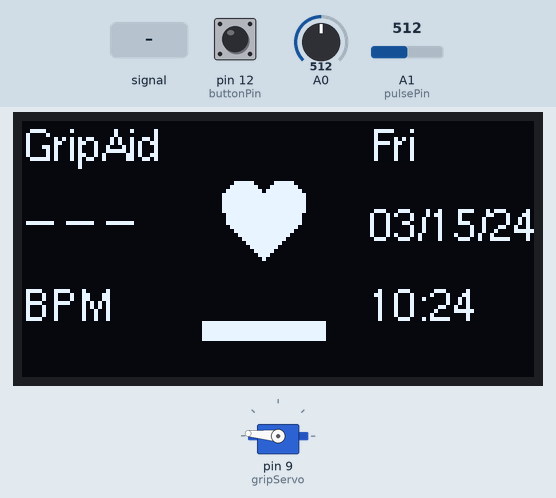
This sketch was run on a simulated Arduino Uno, built for the host (arithmetic inside an expression is 32-bit, double 64-bit). Parts: servo, 128×64 one-colour display. Wiring (inferred from the names in the program): DS3231 clock at I2C address 0x68. Inputs (shaded band) come from the test bench; at power-on: A0 = 512, pin 12 (buttonPin) LOW, A1 (pulsePin) = 512. The local clock reads 2024-03-15 10:24:30 at power-on unless the sketch sets it; what the sketch prints to the serial monitor is not drawn.

Above: at 3.6 s.
3.7 s: A0 set to 441
At 4.21 s:
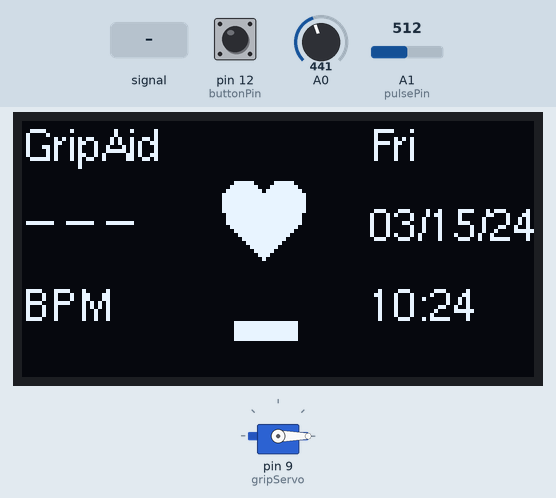
6.3 s: A0 set to 416
At 9.2 s:
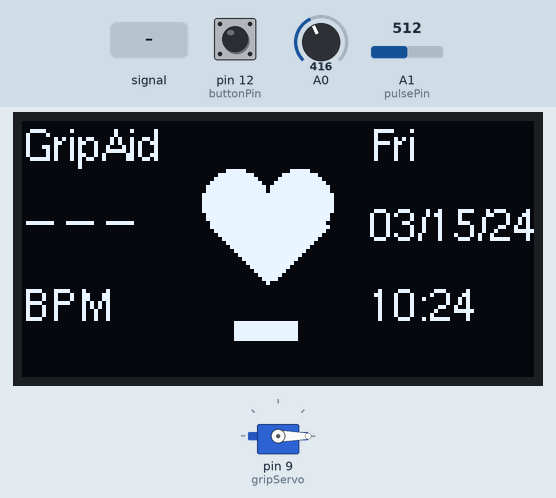
9.3 s: pin 12 (buttonPin) pulled HIGH for 0.15 s
At 9.9 s:
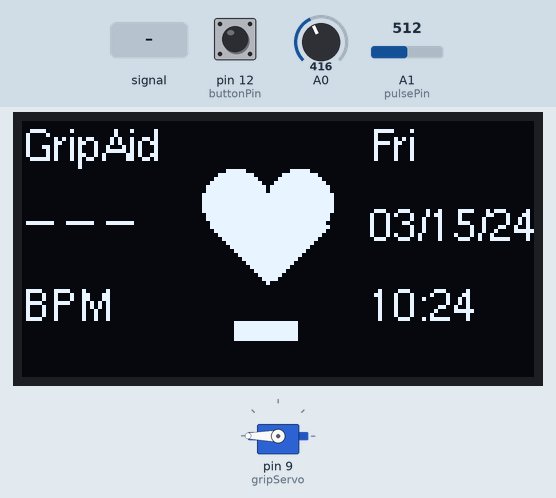
10.0 s: A1 (pulsePin) fed a 200 Hz sine of ±81 counts around its level
13.1 s: A1 (pulsePin) fed a 2 Hz sine of ±306 counts around its level
At 15.95 s:
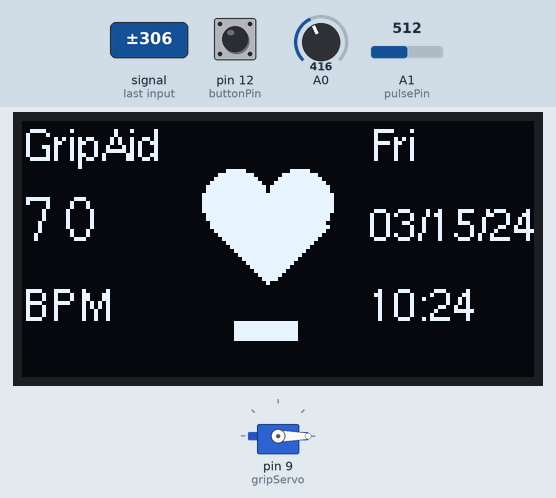
16.2 s: A1 (pulsePin) set to 490
At 17.7 s:
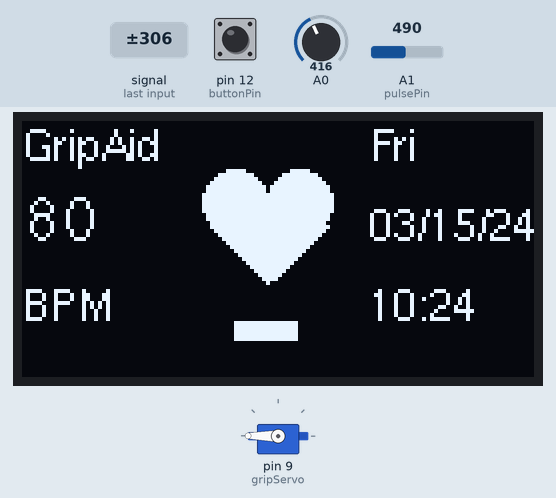
Timing chart, 0 to 19.2 s (numbered marks = the images above; inputs shaded):
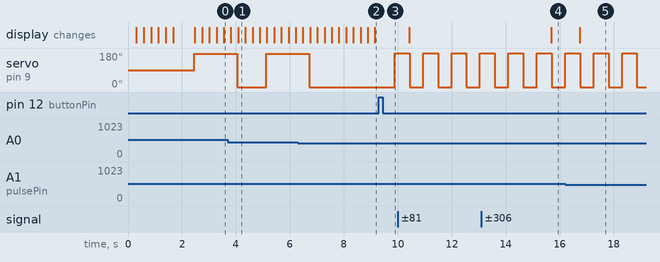

Measured:
- after the input at 3.7 s, servo on pin 9 (gripServo): 175° → 0° after 0.35 s, → 175° 1.1 s later; the display: first differs from a run without the input after 0.38 s (image 1)
- after the input at 6.3 s, servo on pin 9 (gripServo): 175° → 0° after 0.42 s; the display: first differs from a run without the input after 0.45 s (image 2 shows a later state)
- after the input at 9.3 s, servo on pin 9 (gripServo): 0° → 180° after 0.59 s
- after the input at 16.2 s, the display: changes after 0.54 s (image 5)

The sketch:

GripAid.ino
```cpp
#include <Servo.h>;
#include "U8glib.h"
#include "Wire.h"
#define DS3231_I2C_ADDRESS 0x68

Servo gripServo;
U8GLIB_SH1106_128X64 u8g(U8G_I2C_OPT_NONE);

 int xlength;
int flexVal;
String newBPM;
int pulsePin = A1;
boolean center = true;
int normalVal;


const int buttonPin = 12;
int ledState = HIGH;         // the current state of the output pin
int buttonState;             // the current reading from the input pin
int lastButtonState = LOW;   // the previous reading from the input pin
int reading;
// the following variables are unsigned longs because the time, measured in
// milliseconds, will quickly become a bigger number than can be stored in an int.
unsigned long lastDebounceTime = 0;  // the last time the output pin was toggled
unsigned long debounceDelay = 50;    // the debounce time; increase if the output flickers
//int blinkPin = LED_BUILTIN;


int bpm, sig, ibi=600, pulse=false, qs=false;

static bool debug = true;
bool manualState = false;

int bpmCache = 0;
int rate[10];
unsigned long sampleCounter = 0, lastBeatTime=0;
int P=512, T=512, thresh=525, amp=100;
boolean firstBeat = true, secondBeat = false;
bool drawBig = true;
bool flexAct = false;


//-----------------------------------------------------------
void setup() {
  // put your setup code here, to run once:
  Wire.begin();
  Serial.begin(9600);
  pinMode(A0,INPUT);
  pinMode(A1, INPUT);
  gripServo.attach(9);

  normalVal = analogRead(A0);
  Serial.println(normalVal);


  u8g.setRot180();
  u8g.setColorIndex(1); // pixel on
  u8g.setFont(u8g_font_unifont);
  interruptSetup();
  startupPage();

//  newBPM = String(random(80,90)).c_str();

}
const int beatThresh = 5;
int count = beatThresh - 1;
void loop() {
  // put your main code here, to run repeatedly:
  if (qs) {
    serialOutputOnBeat();
    qs = false;
  }
  count++;
  if (count == beatThresh) {
    drawBig = !drawBig;
    count = 0;
  }
  delay(20);


switchState();
//automatic();
//manual();
display();
//  Serial.print("Normal: ");
//  Serial.print(normalVal);
//  Serial.print("   ");
//  Serial.print("Flex: ");
//  Serial.println(flexVal);
}


//------------------------------------------------------------
void automatic()
{
  gripServo.write(0);
  delay(500);
  gripServo.write(180);
  delay(500);
}

unsigned long timeCache = 0;
int normMean = 0;
int normCount = 0;

void manual()
{

    unsigned long newTime = millis();
    Serial.println(newTime - timeCache);
    if (newTime - timeCache < 500) {
      return;
    }
    timeCache = newTime;
    flexVal = analogRead(A0);
    if (normCount < 5) {
      normMean += flexVal;
      normCount++;
    } else if (normCount == 5) {
      normMean /= 5;
      normalVal = normMean;
      normCount++;
    }
//  Serial.println(flexVal);

    if(flexVal < normalVal-50)
  {
    flexAct = false;
    gripServo.write(0);
  }
  else
  {
    flexAct = true;
    gripServo.write(175);
  }


}

void display()
{
    u8g.firstPage();
  do {
    draw();
  } while( u8g.nextPage() );

  if(flexVal > normalVal-60)
  {
    xlength = 90;
  }
  else
  {
    xlength = 40;
  }
}

void startupPage() {
  String text = "GripAid";
  for (int i = 0; i < 7; i++) {
    u8g.firstPage();
    String sub = text.substring(0, i + 1);
    do {
      u8g.drawStr(30, 30, sub.c_str());
      u8g.drawLine(30, 35, 40 + 8*i, 35);
    } while (u8g.nextPage());
//    Serial.println(sub);
    delay(250);
  }
  delay(500);
}

int beatCount = 0;
int beats[] = {0,0,0,0,0,0,0,0,0,0,0,0,0,0,0};

void draw()
{


  // graphic commands to redraw the complete screen should be placed here

//  u8g.drawStr( 0, 20, "Hello World!");
//    u8g.drawBox(10,10,xlength,20);

    if (qs) {
      if (bpm > 60 && bpm < 100) {
         bpmCache = bpm;
      }
    }
    u8g.setFont(u8g_font_helvR08);
    u8g.drawStr(0, 10, "GripAid");

    u8g.setFont(u8g_font_courR12);
    if (bpmCache == 0) {
      u8g.drawStr(0, 30, "---");
    } else {
      u8g.drawStr(0, 30, String(bpmCache).c_str());
    }

    u8g.setFont(u8g_font_helvR08);
    u8g.drawStr(0, 50, "BPM");

    if (drawBig) {
    u8g.drawDisc(53, 20, 8);
    u8g.drawDisc(69, 20, 8);
    u8g.drawBox(59, 20, 8, 8);
    u8g.drawTriangle(47, 26, 76, 26, 61, 40);
  } else {
    u8g.drawDisc(55, 20, 5);
    u8g.drawDisc(65, 20, 5);
    u8g.drawBox(60, 20, 5, 5);
    u8g.drawTriangle(51, 24, 69, 24, 60, 34);
  }

  if (flexAct) {
    u8g.drawBox(45, 50, 31, 5);
  } else {
    u8g.drawBox(53, 50, 16, 5);
  }
  byte second, minute, hour, dayOfWeek, dayOfMonth, month, year;
  readDS3231time(&second, &minute, &hour, &dayOfWeek, &dayOfMonth, &month,
                 &year);
  char* day = getDay(dayOfWeek);

  String sday = pad(dayOfMonth);
  String smonth = pad(month);
  String syear = pad(year);

  String shour = pad(hour);
  String smin = pad(minute);

  String dateStr = String(smonth + "/" + sday + "/" + syear);
  String timeStr = String(shour + ":" + smin);

  u8g.setFont(u8g_font_helvR08);
  u8g.drawStr(87, 10, day);
  u8g.drawStr(87, 30, dateStr.c_str());
  u8g.drawStr(87, 50, timeStr.c_str());

}

String pad(byte val) {
  String num = String(val);
  if (val < 10) {
    num = "0" + num;
  }
  return num;
}

char* getDay(int i) {
  char* days[] = {"","Sun", "Mon", "Tue", "Wed", "Thu", "Fri", "Sat"};
  return days[i];
}

void interruptSetup() {
  TCCR2A = 0x02;     // DISABLE PWM ON DIGITAL PINS 3 AND 11, AND GO INTO CTC MODE
  TCCR2B = 0x06;     // DON'T FORCE COMPARE, 256 PRESCALER
  OCR2A = 0X7C;      // SET THE TOP OF THE COUNT TO 124 FOR 500Hz SAMPLE RATE
  TIMSK2 = 0x02;     // ENABLE INTERRUPT ON MATCH BETWEEN TIMER2 AND OCR2A
  sei();
}

void serialOutputOnBeat() {
  if (debug) {
//    Serial.println("=== Heart beat detected! ===");
//    Serial.print("BPM: ");
//    Serial.println(bpm);
  }
  qs = true;
}

ISR(TIMER2_COMPA_vect) //triggered when Timer2 counts to 124
{
  cli();                                      // disable interrupts while we do this
  sig = analogRead(pulsePin);              // read the pulse Sensor
  sampleCounter += 2;                         // keep track of the time in mS with this variable
  int N = sampleCounter - lastBeatTime;       // monitor the time since the last beat to avoid noise
                                              //  find the peak and trough of the pulse wave
  if(sig < thresh && N > (ibi/5)*3) // avoid dichrotic noise by waiting 3/5 of last IBI
    {
      if (sig < T) // T is the trough
      {
        T = sig; // keep track of lowest point in pulse wave
      }
    }

  if(sig > thresh && sig > P)
    {          // thresh condition helps avoid noise
      P = sig;                             // P is the peak
    }                                        // keep track of highest point in pulse wave

  //  NOW IT'S TIME TO LOOK FOR THE HEART BEAT
  // sig surges up in value every time there is a pulse
  if (N > 250)
  {                                   // avoid high frequency noise
    if ( (sig > thresh) && (pulse == false) && (N > (ibi/5)*3) )
      {
        pulse = true;                               // set the pulse flag when we think there is a pulse
        //digitalWrite(blinkPin,HIGH);                // turn on pin 13 LED
        ibi = sampleCounter - lastBeatTime;         // measure time between beats in mS
        lastBeatTime = sampleCounter;               // keep track of time for next pulse

        if(secondBeat)
        {                        // if this is the second beat, if secondBeat == TRUE
          secondBeat = false;                  // clear secondBeat flag
          for(int i=0; i<=9; i++) // seed the running total to get a realisitic BPM at startup
          {
            rate[i] = ibi;
          }
        }

        if(firstBeat) // if it's the first time we found a beat, if firstBeat == TRUE
        {
          firstBeat = false;                   // clear firstBeat flag
          secondBeat = true;                   // set the second beat flag
          sei();                               // enable interrupts again
          return;                              // IBI value is unreliable so discard it
        }
      // keep a running total of the last 10 IBI values
      word runningTotal = 0;                  // clear the runningTotal variable

      for(int i=0; i<=8; i++)
        {                // shift data in the rate array
          rate[i] = rate[i+1];                  // and drop the oldest IBI value
          runningTotal += rate[i];              // add up the 9 oldest IBI values
        }

      rate[9] = ibi;                          // add the latest IBI to the rate array
      runningTotal += rate[9];                // add the latest IBI to runningTotal
      runningTotal /= 10;                     // average the last 10 IBI values
      bpm = 60000/runningTotal;               // how many beats can fit into a minute? that's BPM!
      qs = true;                              // set Quantified Self flag
      // QS FLAG IS NOT CLEARED INSIDE THIS ISR
    }
  }

  if (sig < thresh && pulse == true)
    {   // when the values are going down, the beat is over
      //digitalWrite(blinkPin,LOW);            // turn off pin 13 LED
      pulse = false;                         // reset the pulse flag so we can do it again
      amp = P - T;                           // get amplitude of the pulse wave
      thresh = amp/2 + T;                    // set thresh at 50% of the amplitude
      P = thresh;                            // reset these for next time
      T = thresh;
    }

  if (N > 2500)
    {                           // if 2.5 seconds go by without a beat
      thresh = 512;                          // set thresh default
      P = 512;                               // set P default
      T = 512;                               // set T default
      lastBeatTime = sampleCounter;          // bring the lastBeatTime up to date
      firstBeat = true;                      // set these to avoid noise
      secondBeat = false;                    // when we get the heartbeat back
    }

  sei();                                   // enable interrupts when youre done!
}

void switchState()
{
  reading = digitalRead(buttonPin);

  // check to see if you just pressed the button
  // (i.e. the input went from LOW to HIGH), and you've waited long enough
  // since the last press to ignore any noise:

  // If the switch changed, due to noise or pressing:
  if (reading != lastButtonState) {
    // reset the debouncing timer
    lastDebounceTime = millis();
  }

  if ((millis() - lastDebounceTime) > debounceDelay) {
    // whatever the reading is at, it's been there for longer than the debounce
    // delay, so take it as the actual current state:

    // if the button state has changed:
    if (reading != buttonState) {
      buttonState = reading;

      // only toggle the LED if the new button state is HIGH
      if (buttonState == HIGH) {
        ledState = !ledState;
      }
    }
  }

//  Serial.println(ledState);

  if (ledState == HIGH)
  {
    manual();
    manualState = true;
    //Serial.println("MANUAL");
  }
  else
  {
    automatic();
    manualState = false;
    //Serial.println("AUTOMATIC");
  }

  // save the reading. Next time through the loop, it'll be the lastButtonState:
  lastButtonState = reading;
}

// Convert normal decimal numbers to binary coded decimal
byte decToBcd(byte val)
{
  return ( (val / 10 * 16) + (val % 10) );
}

// Convert binary coded decimal to normal decimal numbers
byte bcdToDec(byte val)
{
  return ( (val / 16 * 10) + (val % 16) );
}

void readDS3231time(byte *second,
                    byte *minute,
                    byte *hour,
                    byte *dayOfWeek,
                    byte *dayOfMonth,
                    byte *month,
                    byte *year)
{
  Wire.beginTransmission(DS3231_I2C_ADDRESS);
  Wire.write(0); // set DS3231 register pointer to 00h
  Wire.endTransmission();
  Wire.requestFrom(DS3231_I2C_ADDRESS, 7);
  // request seven bytes of data from DS3231 starting from register 00h
  *second = bcdToDec(Wire.read() & 0x7f);
  *minute = bcdToDec(Wire.read());
  *hour = bcdToDec(Wire.read() & 0x3f);
  *dayOfWeek = bcdToDec(Wire.read());
  *dayOfMonth = bcdToDec(Wire.read());
  *month = bcdToDec(Wire.read());
  *year = bcdToDec(Wire.read());
}
```
